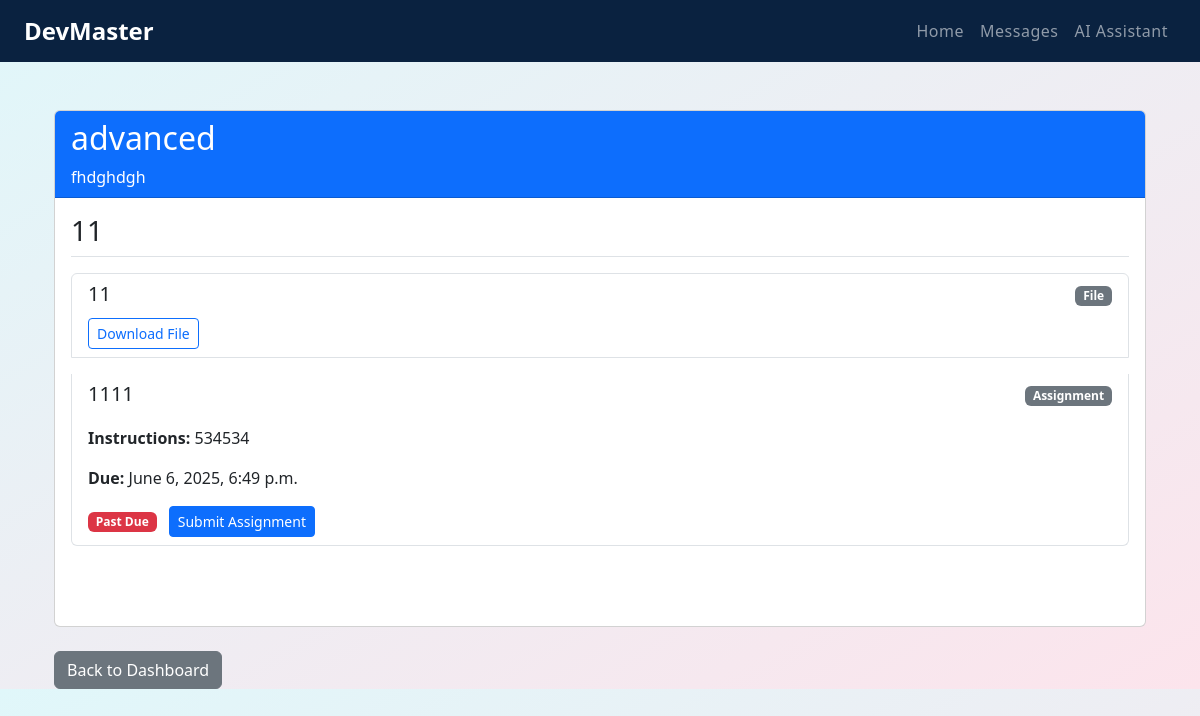
Page /student/course-content/7/ (signed in) on the committed database.
### users/models.py (models this page shows, shortened)
class Course(models.Model):
    title = models.CharField(max_length=100)
    description = models.TextField()
    teacher = models.ForeignKey(Teacher, on_delete=models.CASCADE, related_name='courses')
    learning_level = models.ForeignKey(LearningLevel, on_delete=models.CASCADE, related_name='courses')

class CourseSection(models.Model):
    course = models.ForeignKey(Course, on_delete=models.CASCADE, related_name='sections')
    title = models.CharField(max_length=100)
    order = models.PositiveIntegerField(default=0)
    created_at = models.DateTimeField(auto_now_add=True)
    updated_at = models.DateTimeField(auto_now=True)
    class Meta:
        ordering = ['order']

class SectionContent(models.Model):
    CONTENT_TYPES = [
        ('text', 'Text'),
        ('file', 'File'),
        ('video', 'Video'),
        ('audio', 'Audio'),
        ('assignment', 'Assignment'),
        ('link', 'External Link'),
    ]
    section = models.ForeignKey(CourseSection, on_delete=models.CASCADE, related_name='contents')
    content_type = models.CharField(max_length=20, choices=CONTENT_TYPES)
    title = models.CharField(max_length=100)
    text_content = models.TextField(blank=True, null=True)
    file = models.FileField(upload_to='course_contents/', blank=True, null=True)
    video_url = models.URLField(blank=True, null=True)
    audio_file = models.FileField(upload_to='audio_contents/', blank=True, null=True)
    external_link = models.URLField(blank=True, null=True)
    assignment_instructions = models.TextField(blank=True, null=True)
    assignment_due_date = models.DateTimeField(blank=True, null=True)
    created_at = models.DateTimeField(auto_now_add=True)
    updated_at = models.DateTimeField(auto_now=True)
    order = models.PositiveIntegerField(default=0)
    description = models.TextField(blank=True, null=True)
    valid_from = models.DateField(blank=True, null=True)
    valid_to = models.DateField(blank=True, null=True)
    class Meta:
        ordering = ['order']

### users/views.py (the view)
# urls.py: path('student/course-content/<int:course_id>/', views.student_course_content, name='student_course_content'),
@login_required
def student_course_content(request, course_id):
    student = getattr(request.user, 'student', None)
    if not student:
        return redirect('student_home')
    course = get_object_or_404(Course, id=course_id)
    if not Enrollment.objects.filter(student=student, course=course).exists():
        return redirect('student_home')
    sections = course.sections.prefetch_related(
        Prefetch('contents', queryset=SectionContent.objects.select_related('assignment'))
    )
    submissions = Submission.objects.filter(
        student=student,
        assignment__content__section__course=course
    ).select_related('assignment')
    submission_map = {sub.assignment_id : sub for sub in submissions}
    print(submission_map)
    return render(request, 'users/course_content.html', {
        'course': course,
        'sections': sections,
        'current_time': timezone.now(),
        'submission_map': submission_map,  # Pass the map to template
    })

### users/templates/users/course_content.html (shortened to what this page needs)
{% extends 'base.html' %}
{% load static %}
{% load course_tags %}
{% block content %}
<div class="container mt-4">
    <div class="row">
        <div class="col-md-12">
            <div class="card mb-4">
                <div class="card-header bg-primary text-white">
                    <h2>{{ course.title }}</h2>
                    <p class="mb-0">{{ course.description }}</p>
                </div>
                <div class="card-body">
                    {% for section in sections %}
                    <div class="mb-5">
                        <h3 class="border-bottom pb-2">{{ section.title }}</h3>
                        <div class="list-group mt-3">
                            {% for content in section.contents.all %}
                            <div class="list-group-item mb-3">
                                <div class="d-flex justify-content-between align-items-center">
                                    <h5 class="mb-1">{{ content.title }}</h5>
                                    <span class="badge bg-secondary">{{ content.get_content_type_display }}</span>
                                </div>
                                {% if content.content_type == 'text' %}
                                    <div class="mt-2">{{ content.text_content|linebreaks }}</div>
                                {% elif content.content_type == 'file' %}
                                    <a href="{{ content.file.url }}" class="btn btn-sm btn-outline-primary mt-2" download>
                                         Download File
                                    </a>
                                {% elif content.content_type == 'video' %}
                                    <div class="ratio ratio-16x9 mt-2">
                                        <iframe src="{{ content.video_url }}" allowfullscreen></iframe>
                                    </div>
                                {% elif content.content_type == 'audio' %}
                                    <audio controls class="mt-2 w-100">
                                        <source src="{{ content.audio_file.url }}">
                                        Your browser does not support the audio element.
                                    </audio>
                                {% elif content.content_type == 'assignment' %}
                                    <div class="mt-3">
                                        <p><strong>Instructions:</strong> {{ content.assignment_instructions }}</p>
                                        <p><strong>Due:</strong> {{ content.assignment_due_date }}</p>
                                        {% if content.assignment %}
                                            {% with assignment=content.assignment %}
                                                {% if assignment.deadline < current_time %}
                                                    <span class="badge bg-danger">Past Due</span>
                                                {% else %}
                                                    <span class="badge bg-warning text-dark">Due {{ assignment.deadline|timeuntil }}</span>
                                                {% endif %}
                                                {% if assignment.id in submission_map %}
                                                    <button
                                                    class="btn btn-sm btn-primary ms-2 submit-assignment-btn"
                                                    style="background-color: gray; border-color: gray;"
                                                    disabled
                                                    >
                                                        <i class="fas fa-upload"></i> Assignment Submitted
                                                    </button>
                                                {% else %}
                                                    <button class="btn btn-sm btn-primary ms-2 submit-assignment-btn"
                                                            data-assignment-id="{{ assignment.id }}"
                                                            data-bs-toggle="modal"
                                                            data-bs-target="#submissionModal">
                                                         Submit Assignment
                                                    </button>
                                                {% endif %}
                                            {% endwith %}
                                        {% endif %}
                                    </div>
                                {% elif content.content_type == 'link' %}
                                    <a href="{{ content.external_link }}" target="_blank" class="btn btn-sm btn-outline-primary mt-2">
                                        <i class="fas fa-external-link-alt"></i> Visit Link
                                    </a>
                                {% endif %}
                            </div>
                            {% endfor %}
                        </div>
                    </div>
                    {% endfor %}
                </div>
            </div>
            <a href="{% url 'student_home' %}" class="btn btn-secondary">
                 Back to Dashboard
            </a>
        </div>
    </div>
</div>
{% endblock %}

### users/templates/base.html (style rules this page uses)
body { background: linear-gradient(to bottom right, #e0f7fa, #fce4ec); }

### rows in the picture
Course: title "advanced", description "fhdghdgh"
CourseSection: title "11"
SectionContent: title "11", content_type "File"
SectionContent: title "1111", content_type "Assignment", assignment_instructions "534534", assignment_due_date "June 6, 2025, 6:49 p.m.", shows "Past Due"
